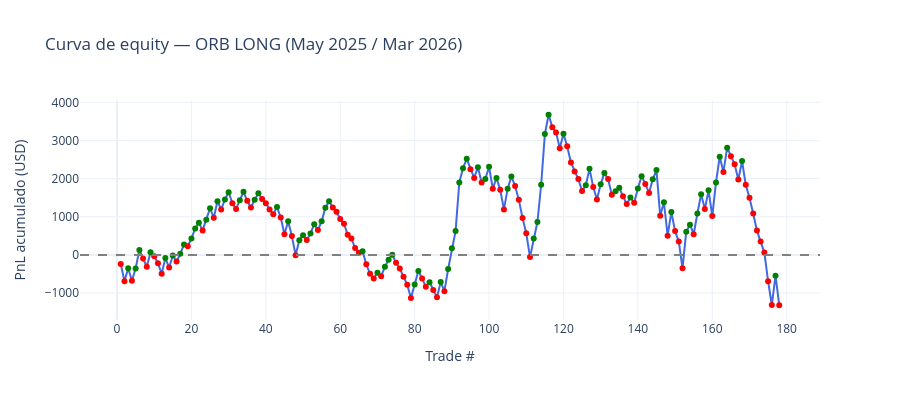

The notebook cell this image was saved under:
### Code cell
punto = 50

df_long["pnl_usd"] = df_long["pnl"] * punto
df_long["equity"] = df_long["pnl_usd"].cumsum()

# Estadísticas
total = len(df_long)
ganadores = df_long[df_long["pnl"] > 0]
perdedores = df_long[df_long["pnl"] < 0]
win_rate = len(ganadores) / total * 100
pnl_total = df_long["pnl_usd"].sum()
ganancia_media = ganadores["pnl_usd"].mean()
perdida_media = perdedores["pnl_usd"].mean()
profit_factor = ganadores["pnl_usd"].sum() / abs(perdedores["pnl_usd"].sum())
max_drawdown = (df_long["equity"].cummax() - df_long["equity"]).max()
por_resultado = df_long["resultado"].value_counts()

print("=" * 40)
print("ESTADÍSTICAS ORB LONG — May 2025 / Mar 2026")
print("=" * 40)
print(f"Total trades:        {total}")
print(f"Ganadores:           {len(ganadores)} ({win_rate:.1f}%)")
print(f"Perdedores:          {len(perdedores)} ({100-win_rate:.1f}%)")
print(f"Por target:          {por_resultado.get('target', 0)}")
print(f"Por stop:            {por_resultado.get('stop', 0)}")
print(f"Por tiempo:          {por_resultado.get('tiempo', 0)}")
print(f"PnL total:           ${pnl_total:,.0f}")
print(f"Ganancia media:      ${ganancia_media:,.0f}")
print(f"Pérdida media:       ${perdida_media:,.0f}")
print(f"Profit factor:       {profit_factor:.2f}")
print(f"Max drawdown:        ${max_drawdown:,.0f}")
print("=" * 40)

# Curva de equity
fig = go.Figure()
fig.add_trace(go.Scatter(
    x=list(range(1, total+1)),
    y=df_long["equity"],
    mode="lines+markers",
    line=dict(color="royalblue", width=2),
    marker=dict(
        color=["green" if p > 0 else "red" for p in df_long["pnl"]],
        size=6
    ),
    name="Equity"
))
fig.add_hline(y=0, line_dash="dash", line_color="gray")
fig.update_layout(
    title="Curva de equity — ORB LONG (May 2025 / Mar 2026)",
    xaxis_title="Trade #",
    yaxis_title="PnL acumulado (USD)",
    height=400,
    template="plotly_white"
)
fig.show()

### Figure 1 — Plotly figure (JSON) as saved in the notebook; plotly's stock layout.template omitted (floating-point values rounded to 4 significant figures; data arrays with more than 128 entries replaced by an {"elided": "..."} marker saying what was removed)
{"data": [{"line": {"color": "royalblue", "width": 2}, "marker": {"color": {"elided": "178 str values"}, "size": 6}, "mode": "lines+markers", "name": "Equity", "type": "scatter", "x": {"elided": "178 int values"}, "y": {"elided": "178 float values"}}], "layout": {"height": 400, "shapes": [{"line": {"color": "gray", "dash": "dash"}, "type": "line", "x0": 0, "x1": 1, "xref": "x domain", "y0": 0, "y1": 0, "yref": "y"}], "title": {"text": "Curva de equity — ORB LONG (May 2025 / Mar 2026)"}, "xaxis": {"title": {"text": "Trade #"}}, "yaxis": {"title": {"text": "PnL acumulado (USD)"}}}}
